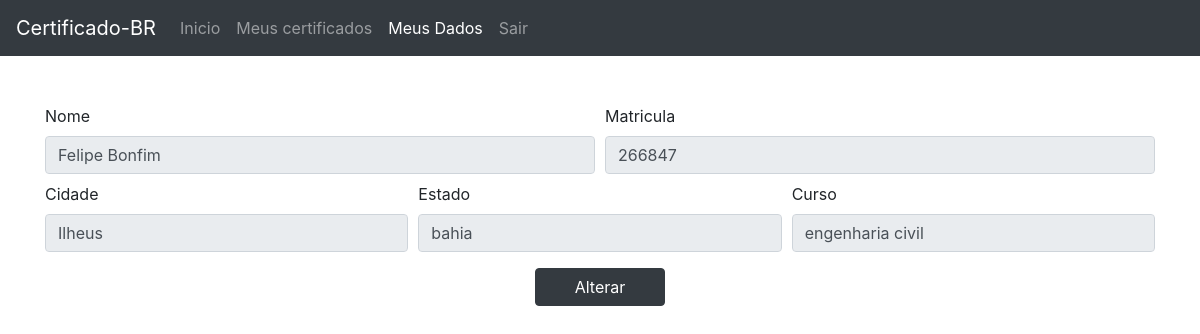
Page /aluno_dados (signed in) on the earlier database version.
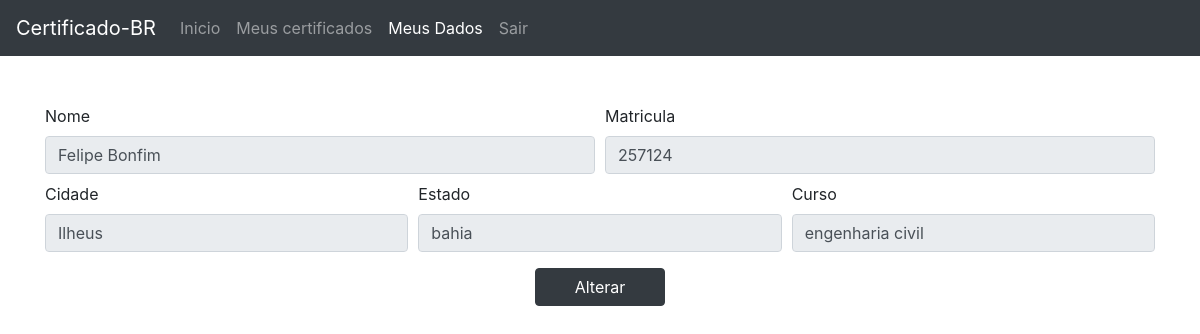
Same page on the later database version.
### core/models.py (models this page shows, shortened)
class Aluno(models.Model):
    nome = models.CharField('Nome', max_length=200)
    matricula = models.CharField('Matricula', max_length=8, editable=False)
    cidade = models.CharField('Cidade', max_length=40)
    uf = models.CharField('Estado', max_length=20)
    curso = models.CharField('Curso', max_length=200)
    user = models.ForeignKey(User, on_delete=models.CASCADE, null=True, blank=True)

### core/views.py (the view)
# urls.py: path('aluno_dados', aluno_dados, name='aluno_dados'),
@login_required()
def aluno_dados(request):
    template_name = 'aluno_dados.html'
    aluno = Aluno.objects.get(user=request.user)
    return render(request, template_name, locals())

### core/templates/aluno_dados.html (shortened to what this page needs)
{% extends "base.html" %}
{% load static %}
{% block menu %}
<nav class="navbar navbar-expand-lg navbar-dark bg-dark">
    <a class="navbar-brand" href="{% url 'index' %}">Certificado-BR</a>
    <div class="collapse navbar-collapse" id="conteudoNavbarSuportado">
        <ul class="navbar-nav mr-auto">
            <li class="nav-item ">
                <a class="nav-link" href="{% url 'index' %}">Inicio <span class="sr-only">(página atual)</span></a>
            </li>
            <li class="nav-item ">
                <a class="nav-link" href="{% url 'aluno_certificado' %}">Meus certificados</a>
            </li>
            <li class="nav-item active">
                <a class="nav-link" href="{% url 'aluno_dados' %}">Meus Dados</a>
            </li>
            <li class="nav-item">
                <a class="nav-link" href="{% url 'logout' %}">Sair</a>
            </li>
        </ul>
    </div>
</nav>
{% endblock %}
{% block main %}
<div class="row pt-5">
    <div class="container">
        <form method="post">
            <div class="form-row">
                    <div class="col-6">
                        <label for="lblnome">Nome</label>
                        <input type="text" class="form-control" id="lblnome" value="{{ aluno.nome }}" readonly>
                    </div>
                    <div class="col-6">
                        <label for="lblmatricula">Matricula</label>
                        <input type="text" class="form-control" id="lblmatricula" value="{{ aluno.matricula }}" readonly>
                    </div>
                    <div class="col-4 mt-2">
                        <label for="lblcidade">Cidade</label>
                        <input type="text" class="form-control" id="lblcidade" value="{{ aluno.cidade }}" readonly>
                    </div>
                    <div class="col-4 mt-2">
                        <label for="lblestado">Estado</label>
                        <input type="text" class="form-control" id="lblestado" value="{{ aluno.uf }}" readonly>
                    </div>
                    <div class="col-4 mt-2">
                        <label for="lblcurso">Curso</label>
                        <input type="text" class="form-control" id="lblcurso" value="{{ aluno.curso }}" readonly>
                    </div>
                </div>
        </form>
        <center>
            <button class="btn btn-dark mt-3" style="width:130px;" data-toggle="modal" data-target="#modalUpdate">
                Alterar
            </button>
        </center>
    </div>
</div>
{% endblock %}

Differences in the rows shown:
changed Aluno "Felipe Bonfim": matricula "266847" → "257124"
